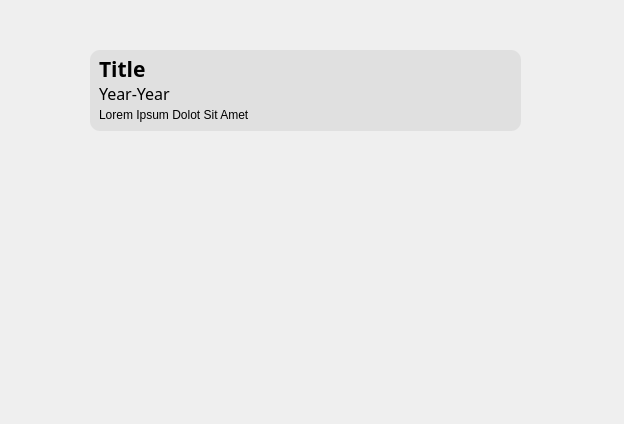
<?xml version="1.0" encoding="UTF-8"?>
<ui version="4.0">
 <class>Form</class>
 <widget class="QWidget" name="Form">
  <property name="geometry">
   <rect>
    <x>0</x>
    <y>0</y>
    <width>624</width>
    <height>424</height>
   </rect>
  </property>
  <property name="windowTitle">
   <string>Form</string>
  </property>
  <widget class="QFrame" name="jobFrame">
   <property name="geometry">
    <rect>
     <x>90</x>
     <y>50</y>
     <width>431</width>
     <height>81</height>
    </rect>
   </property>
   <property name="styleSheet">
    <string notr="true">QFrame#jobFrame {
    background-color: #E0E0E0; /* Light grey background */
    border-radius: 10px;    /* Adjust for desired roundness */
    border: none;           /* No explicit border */
    padding: 0px;           /* Ensure padding is handled by inner layout margins */
}</string>
   </property>
   <property name="frameShape">
    <enum>QFrame::StyledPanel</enum>
   </property>
   <property name="frameShadow">
    <enum>QFrame::Raised</enum>
   </property>
   <layout class="QVBoxLayout" name="verticalLayout">
    <item>
     <widget class="QLabel" name="jobTitle">
      <property name="sizePolicy">
       <sizepolicy hsizetype="Preferred" vsizetype="Preferred">
        <horstretch>0</horstretch>
        <verstretch>0</verstretch>
       </sizepolicy>
      </property>
      <property name="font">
       <font>
        <family>Bahnschrift SemiBold</family>
        <pointsize>16</pointsize>
        <weight>75</weight>
        <bold>true</bold>
       </font>
      </property>
      <property name="text">
       <string>Title</string>
      </property>
     </widget>
    </item>
    <item>
     <widget class="QLabel" name="jobYear">
      <property name="sizePolicy">
       <sizepolicy hsizetype="Preferred" vsizetype="Preferred">
        <horstretch>0</horstretch>
        <verstretch>0</verstretch>
       </sizepolicy>
      </property>
      <property name="font">
       <font>
        <family>Bahnschrift Light</family>
        <pointsize>12</pointsize>
       </font>
      </property>
      <property name="text">
       <string>Year-Year</string>
      </property>
     </widget>
    </item>
    <item>
     <widget class="QLabel" name="jobDescription">
      <property name="sizePolicy">
       <sizepolicy hsizetype="Preferred" vsizetype="Expanding">
        <horstretch>0</horstretch>
        <verstretch>0</verstretch>
       </sizepolicy>
      </property>
      <property name="text">
       <string>Lorem Ipsum Dolot Sit Amet</string>
      </property>
      <property name="alignment">
       <set>Qt::AlignLeading|Qt::AlignLeft|Qt::AlignTop</set>
      </property>
      <property name="wordWrap">
       <bool>true</bool>
      </property>
     </widget>
    </item>
   </layout>
  </widget>
 </widget>
 <resources/>
 <connections/>
</ui>
